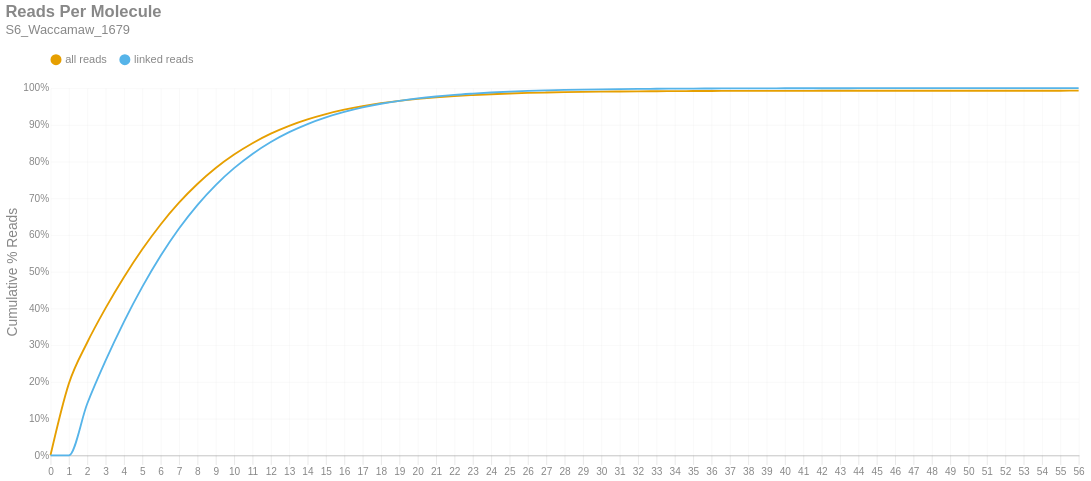

The notebook cell saved with this chart:
### Markdown cell above
### Reads per Molecule
This chart shows the cumulative distribution of the number of reads per linked molecule. That is, how many alignments are associated with a unique molecule. This excludes the number of reads associated with invalid or absent linked-read barcodes. The `linked` histogram is the percentages recalculated when disregarding singletons.

### Code cell
if SKIPLR:
    print_html(f"Skipped")
else:
    counts = np.bincount(valids['reads'].cast(pl.Int64).to_numpy())
    weighted = counts * np.arange(len(counts))
    all_perc = weighted / n_reads
    linked_perc = weighted / n_linked_reads
    linked_perc[1] = 0
    binned_df = pl.DataFrame({
        'readsper': list(range(len(counts))),
        'all reads (cumsum)': np.cumsum(all_perc).tolist(),
        'linked reads (cumsum)': np.cumsum(linked_perc).tolist(),
    })

    with SafeRender(binned_df):
        (
            density_plot(binned_df, 'Reads Per Molecule', samplename, 'readspmol')
            .encode(
                x=alt.X('readsper:O', title=None).axis(labelAngle=0).scale(padding=0),
                y=alt.Y('value:Q', title='Cumulative % Reads').axis(format='%').stack(False),
                color=alt.Color("key:N").scale(domain=["all reads", "linked reads"]),
                tooltip=[
                    alt.Tooltip("key:N", title="Data Type"),
                    alt.Tooltip("readsper:O", title="Reads Per Molecule"),
                    alt.Tooltip("value:Q", format=".2%", title="% Reads (Cum.)")
                ]            
            )
        ).display()

### Figure 1 — Vega-Lite specification as saved in the notebook (floating-point values rounded to 4 significant figures)
{"width": "container", "height": 400, "config": {"title": {"anchor": "start", "dy": -15, "fontSize": 18, "color": "#888888", "subtitleColor": "#888888", "subtitleFontSize": 14}, "arc": {"fill": "#0072B2"}, "axis": {"domainColor": "#888888", "domainWidth": 0.5, "gridWidth": 0.2, "grid": false, "titleFontWeight": 400, "titleFontSize": 15, "labelFontSize": 11, "labelColor": "#888888", "tickColor": "#888888", "tickWidth": 0.2, "titleColor": "#888888"}, "axisBand": {"grid": false}, "axisX": {"grid": true, "tickSize": 10, "domainCap": "round"}, "axisY": {"domain": false, "grid": true, "tickSize": 0, "domainCap": "round"}, "background": "transparent", "header": {"labelFontSize": 15, "labelColor": "#888888", "titleFontSize": 15, "titleFontWeight": 600, "titleColor": "#888888"}, "legend": {"labelFont": "sans-serif", "labelFontSize": 12, "labelColor": "#888888", "symbolSize": 100, "symbolType": "circle", "titleFontSize": 12, "titlePadding": 10, "titleColor": "#888888", "title": null, "orient": "top"}, "range": {"category": ["#E69F00", "#56B4E9", "#009E73", "#F0E442", "#0072B2", "#D55E00", "#CC79A7", "#000000"], "diverging": ["#cfe8f3", "#a2d4ec", "#73bfe2", "#46abdb", "#1696d2", "#12719e"]}, "area": {"fill": "#0072B2", "fillOpacity": 0.7, "line": true, "strokeOpacity": 0.7}, "line": {"color": "#0072B2", "stroke": "#0072B2", "strokeWidth": 2}, "trail": {"color": "#0072B2", "stroke": "#0072B2", "strokeWidth": 0, "size": 1}, "point": {"filled": true, "fillOpacity": 1.0, "size": 95}, "text": {"color": "#888888", "fontSize": 11, "align": "right", "fontWeight": 400, "size": 11}, "bar": {"fill": "#0072B2", "stroke": null}, "view": {"stroke": null, "continuousWidth": 660, "continuousHeight": 400}}, "data": {"name": "data-2be8cb043f10ede1ba84d526613448cc"}, "mark": {"type": "line", "interpolate": "monotone", "point": {"opacity": 0, "size": 275}}, "encoding": {"color": {"field": "key", "scale": {"domain": ["all reads", "linked reads"]}, "type": "nominal"}, "tooltip": [{"field": "key", "title": "Data Type", "type": "nominal"}, {"field": "readsper", "title": "Reads Per Molecule", "type": "ordinal"}, {"field": "value", "format": ".2%", "title": "% Reads (Cum.)", "type": "quantitative"}], "x": {"axis": {"labelAngle": 0}, "field": "readsper", "scale": {"padding": 0}, "title": null, "type": "ordinal"}, "y": {"axis": {"format": "%"}, "field": "value", "stack": false, "title": "Cumulative % Reads", "type": "quantitative"}}, "params": [{"name": "param_c36ac31b6afebe62", "select": {"type": "point", "fields": ["key"]}, "bind": "legend"}], "title": {"text": "Reads Per Molecule", "subtitle": "S6_Waccamaw_1679"}, "transform": [{"fold": ["all reads (cumsum)", "linked reads (cumsum)"]}, {"calculate": "replace(datum.key, ' (cumsum)', '')", "as": "key"}, {"filter": {"param": "param_c36ac31b6afebe62"}}], "usermeta": {"embedOptions": {"downloadFileName": "S6_Waccamaw_1679.readspmol"}}, "$schema": "https://vega.github.io/schema/vega-lite/v6.1.0.json", "datasets": {"data-2be8cb043f10ede1ba84d526613448cc": [{"readsper": 0, "all reads (cumsum)": 0.0, "linked reads (cumsum)": 0.0}, {"readsper": 1, "all reads (cumsum)": 0.1952, "linked reads (cumsum)": 0.0}, {"readsper": 2, "all reads (cumsum)": 0.3072, "linked reads (cumsum)": 0.1404}, {"readsper": 3, "all reads (cumsum)": 0.4008, "linked reads (cumsum)": 0.2577}, {"readsper": 4, "all reads (cumsum)": 0.4852, "linked reads (cumsum)": 0.3634}, {"readsper": 5, "all reads (cumsum)": 0.5611, "linked reads (cumsum)": 0.4587}, {"readsper": 6, "all reads (cumsum)": 0.6288, "linked reads (cumsum)": 0.5434}, {"readsper": 7, "all reads (cumsum)": 0.688, "linked reads (cumsum)": 0.6177}, {"readsper": 8, "all reads (cumsum)": 0.739, "linked reads (cumsum)": 0.6816}, {"readsper": 9, "all reads (cumsum)": 0.7825, "linked reads (cumsum)": 0.7361}, {"readsper": 10, "all reads (cumsum)": 0.8191, "linked reads (cumsum)": 0.7821}, {"readsper": 11, "all reads (cumsum)": 0.8501, "linked reads (cumsum)": 0.8208}, {"readsper": 12, "all reads (cumsum)": 0.876, "linked reads (cumsum)": 0.8533}, {"readsper": 13, "all reads (cumsum)": 0.8973, "linked reads (cumsum)": 0.8801}, {"readsper": 14, "all reads (cumsum)": 0.9149, "linked reads (cumsum)": 0.9021}, {"readsper": 15, "all reads (cumsum)": 0.9294, "linked reads (cumsum)": 0.9202}, {"readsper": 16, "all reads (cumsum)": 0.9412, "linked reads (cumsum)": 0.9351}, {"readsper": 17, "all reads (cumsum)": 0.951, "linked reads (cumsum)": 0.9474}, {"readsper": 18, "all reads (cumsum)": 0.959, "linked reads (cumsum)": 0.9574}, {"readsper": 19, "all reads (cumsum)": 0.9654, "linked reads (cumsum)": 0.9654}, {"readsper": 20, "all reads (cumsum)": 0.9706, "linked reads (cumsum)": 0.9719}, {"readsper": 21, "all reads (cumsum)": 0.9748, "linked reads (cumsum)": 0.9773}, {"readsper": 22, "all reads (cumsum)": 0.9784, "linked reads (cumsum)": 0.9817}, {"readsper": 23, "all reads (cumsum)": 0.9811, "linked reads (cumsum)": 0.9851}, {"readsper": 24, "all reads (cumsum)": 0.9834, "linked reads (cumsum)": 0.988}, {"readsper": 25, "all reads (cumsum)": 0.9854, "linked reads (cumsum)": 0.9905}, {"readsper": 26, "all reads (cumsum)": 0.9869, "linked reads (cumsum)": 0.9924}, {"readsper": 27, "all reads (cumsum)": 0.9881, "linked reads (cumsum)": 0.9938}, {"readsper": 28, "all reads (cumsum)": 0.9891, "linked reads (cumsum)": 0.9951}, {"readsper": 29, "all reads (cumsum)": 0.9898, "linked reads (cumsum)": 0.996}, {"readsper": 30, "all reads (cumsum)": 0.9904, "linked reads (cumsum)": 0.9967}, {"readsper": 31, "all reads (cumsum)": 0.9909, "linked reads (cumsum)": 0.9973}, {"readsper": 32, "all reads (cumsum)": 0.9913, "linked reads (cumsum)": 0.9978}, {"readsper": 33, "all reads (cumsum)": 0.9916, "linked reads (cumsum)": 0.9982}, {"readsper": 34, "all reads (cumsum)": 0.9918, "linked reads (cumsum)": 0.9986}, {"readsper": 35, "all reads (cumsum)": 0.9921, "linked reads (cumsum)": 0.9988}, {"readsper": 36, "all reads (cumsum)": 0.9922, "linked reads (cumsum)": 0.9991}, {"readsper": 37, "all reads (cumsum)": 0.9924, "linked reads (cumsum)": 0.9992}, {"readsper": 38, "all reads (cumsum)": 0.9925, "linked reads (cumsum)": 0.9994}, {"readsper": 39, "all reads (cumsum)": 0.9926, "linked reads (cumsum)": 0.9995}, {"readsper": 40, "all reads (cumsum)": 0.9926, "linked reads (cumsum)": 0.9996}, {"readsper": 41, "all reads (cumsum)": 0.9927, "linked reads (cumsum)": 0.9996}, {"readsper": 42, "all reads (cumsum)": 0.9927, "linked reads (cumsum)": 0.9997}, {"readsper": 43, "all reads (cumsum)": 0.9928, "linked reads (cumsum)": 0.9997}, {"readsper": 44, "all reads (cumsum)": 0.9928, "linked reads (cumsum)": 0.9998}, {"readsper": 45, "all reads (cumsum)": 0.9929, "linked reads (cumsum)": 0.9999}, {"readsper": 46, "all reads (cumsum)": 0.9929, "linked reads (cumsum)": 0.9999}, {"readsper": 47, "all reads (cumsum)": 0.9929, "linked reads (cumsum)": 0.9999}, {"readsper": 48, "all reads (cumsum)": 0.9929, "linked reads (cumsum)": 0.9999}, {"readsper": 49, "all reads (cumsum)": 0.9929, "linked reads (cumsum)": 0.9999}, {"readsper": 50, "all reads (cumsum)": 0.993, "linked reads (cumsum)": 1.0}, {"readsper": 51, "all reads (cumsum)": 0.993, "linked reads (cumsum)": 1.0}, {"readsper": 52, "all reads (cumsum)": 0.993, "linked reads (cumsum)": 1.0}, {"readsper": 53, "all reads (cumsum)": 0.993, "linked reads (cumsum)": 1.0}, {"readsper": 54, "all reads (cumsum)": 0.993, "linked reads (cumsum)": 1.0}, {"readsper": 55, "all reads (cumsum)": 0.993, "linked reads (cumsum)": 1.0}, {"readsper": 56, "all reads (cumsum)": 0.993, "linked reads (cumsum)": 1.0}]}}
